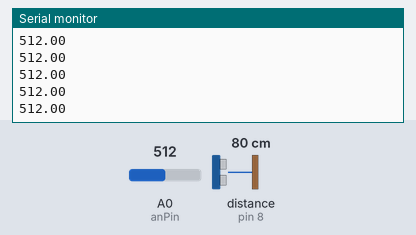
Recording of a sketch running on a simulated Arduino Uno, built with avr-gcc and run on an emulated ATmega328P. Shown: the last lines printed to the serial monitor. Wiring (inferred from the names in the program): range finder with pulse-width output: data pin 8. The test bench sets the inputs (shaded band); at power-on: A0 (anPin) = 512, distance to the obstacle (sensor on pin 8) 80 cm. The echo pulse lasts 58.3 µs per cm.

Above: at 1.2 s.
1.3 s: A0 (anPin) set to 716
At 1.39 s:
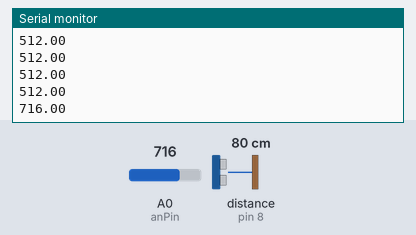
2.8 s: A0 (anPin) set to 900
At 2.81 s:
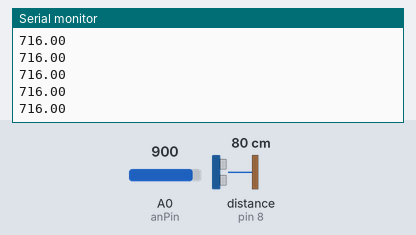
Timing chart, 0 to 5.8 s (numbered marks = the images above; inputs shaded):
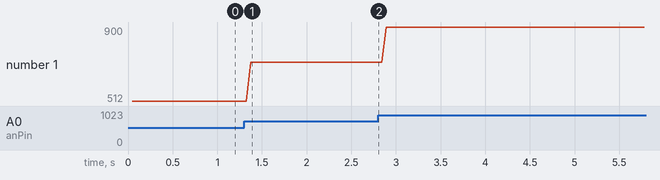

Measured:
- after the input at 1.3 s, the serial monitor: prints a new line after 0.07 s (image 1)
- plotted number 1: 512 → 716 after the input at 1.3 s, 716 → 900 after the input at 2.8 s

The sketch:

rangeSensor.ino
```cpp
const int pwPin = 8;
const int anPin = 0;
double pulse, d;
float anVolt;

void setup()  {
  Serial.begin(19200);
}
void loop(){
  pinMode(pwPin, INPUT);
  pinMode(anPin, INPUT);

  anVolt = analogRead(anPin);
  pulse = pulseIn(pwPin, HIGH);
  d = pulse/147;
  //cm = inches * 2.54;
  //Serial.println(d);
  Serial.println(anVolt);
  delay(5);
}
```
